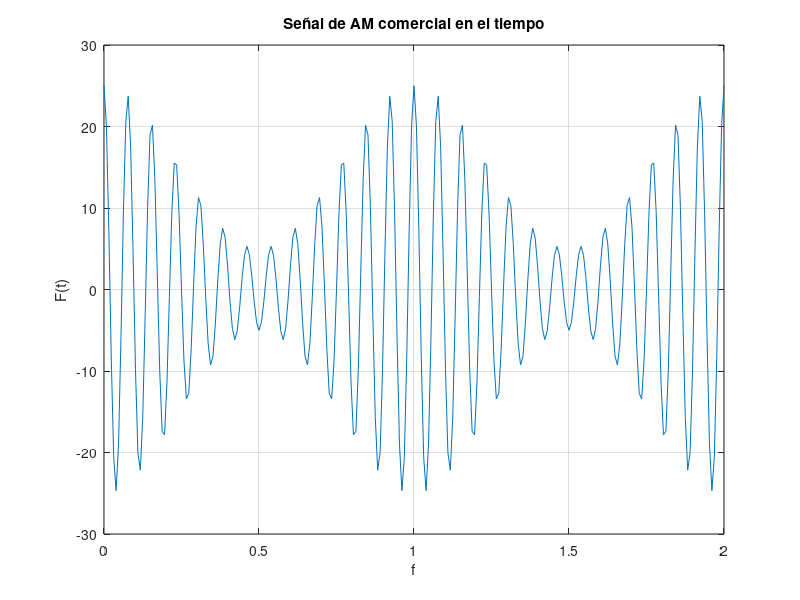

Reproduce this figure in MATLAB.
%{
** ######################################################################################################
**      Archivo: 03 - 10 - AMPortadoraAltaPot.m
**      SO: Windows 10
**      Herramienta: Visual Studio Code
**                   MATLAB R2023a
** ######################################################################################################
%}

clear all
clf                                     % Elimina las figuras
clc

% MAIN PROGRAM
Fs = 128;                               % Declaramos las cntes
T = 1 / Fs;
A = 5;
N = 3;                                  % Nivel de C.D.
fport = 13;
Amen = 2;
fmen = 1;

t = 0 : T : 2;                          % Definimos el intervalo

Sport = A * cos(2 * pi* fport * t);     % Declaramos las funciónes
Smen = N + (Amen * cos(2 * pi * fmen * t));
Smod = Sport .* Smen;

plot(t, Smod)                          % Graficamos
title('Señal de AM comercial en el tiempo')
xlabel('f')
ylabel('F(t)')
grid on